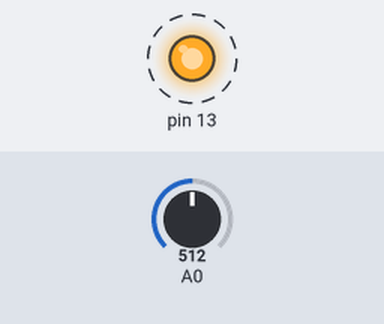
This sketch was run on a simulated Arduino Uno, built with avr-gcc and run on an emulated ATmega328P. Shown: output pins drawn as LEDs (lit = HIGH). Dashed ring = blinking. The test bench sets the inputs (shaded band); at power-on: A0 = 512. What the sketch prints to the serial monitor is not drawn.

Above: at 0.5 s.
Timing chart, 0 to 4.6 s (numbered marks = the images above):
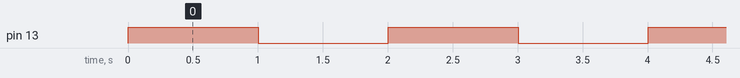

Measured:
- by itself, pin 13: alternates HIGH for 1.0 s and LOW for 1.0 s

The sketch:

blinkRead.c.ino
```cpp
void setup() {
  Serial.begin(9600);
  pinMode(13, OUTPUT);
}

void loop() {
  Serial.print("Light ON --- ");
  digitalWrite(13, HIGH);   // turn the LED on (HIGH is the voltage level)
  delay(1000);              // wait for a second

  // get reading from sensor and print
  readSensor();

  Serial.print("Light OFF --- ");
  digitalWrite(13, LOW);    // turn the LED off by making the voltage LOW
  delay(1000);              // wait for a second

  // get reading from sensor and print
  readSensor();
}

void readSensor(void){
  int sensorBucket  = analogRead(A0);
  float sensorVoltage = sensorBucket * (5.0 / 1023.0);
  Serial.print(" Bucket: ");
  Serial.print(sensorBucket);
  Serial.print(" Voltage: ");
  Serial.println(sensorVoltage);
  return;
}
```
